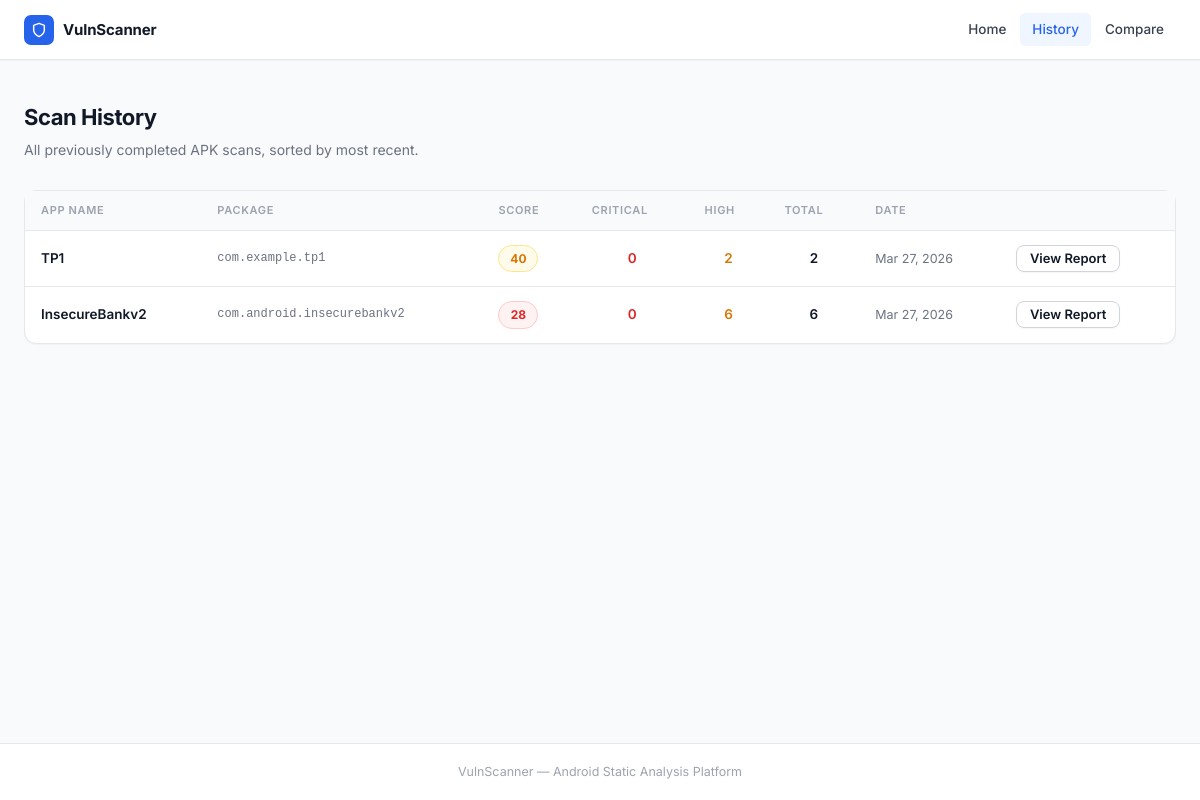
Page /history on the earlier database version.
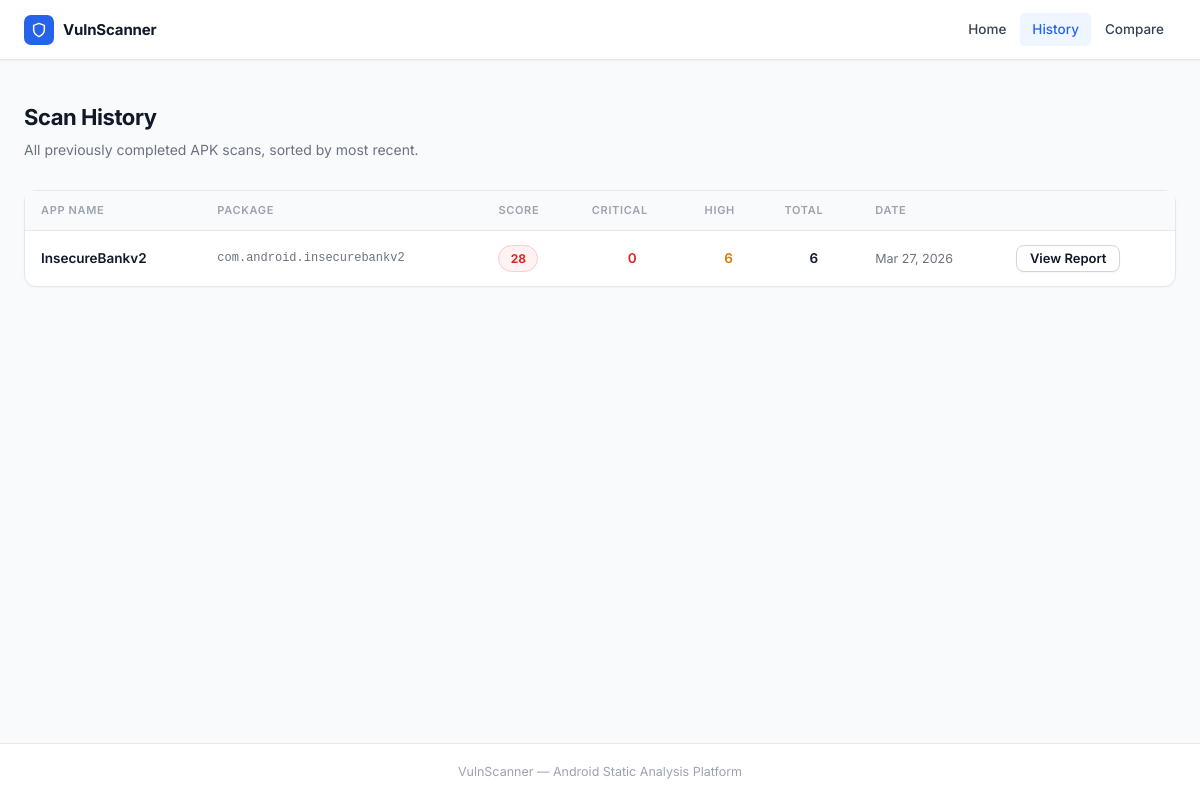
Same page on the later database version.
### app/models.py (models this page shows, shortened)
class ScanResult(db.Model):
    __tablename__ = "scan_results"
    id = db.Column(db.Integer, primary_key=True)
    scan_hash = db.Column(db.String(64), unique=True, nullable=False, index=True)
    app_name = db.Column(db.String(255), nullable=False, default="Unknown")
    package_name = db.Column(db.String(255), nullable=False, default="Unknown")
    apk_filename = db.Column(db.String(255), nullable=False)
    security_score = db.Column(db.Integer, nullable=True)
    critical_count = db.Column(db.Integer, default=0)
    high_count = db.Column(db.Integer, default=0)
    total_findings = db.Column(db.Integer, default=0)
    findings_json = db.Column(db.Text, nullable=True)
    meta_json = db.Column(db.Text, nullable=True)
    created_at = db.Column(
        db.DateTime,
        default=lambda: datetime.now(timezone.utc),
        nullable=False,
    )
    @property
    def findings(self) -> list:
        """Deserialise the stored JSON findings list."""
        if self.findings_json:
            return json.loads(self.findings_json)
        return []
    @property
    def meta(self) -> dict:
        """Deserialise the stored extra metadata dict, guaranteeing all expected keys."""
        defaults = {
            "file_size": "", "target_sdk": "", "min_sdk": "",
            "version_name": "", "sha256": "",
            "permissions_dangerous": [], "permissions_normal": [], "permissions_signature": [],
            "secrets": [], "firebase_urls": [], "hardcoded_urls": [],
            "domains": [], "certificate_analysis": [],
            "trackers_count": 0, "trackers_list": [],
        }
        if self.meta_json:
            stored = json.loads(self.meta_json)
            return {**defaults, **stored}
        return defaults

### app/routes.py (the view)
@main_bp.route("/history", methods=["GET"])
def history():
    scans = (
        ScanResult.query
        .order_by(ScanResult.created_at.desc())
        .limit(50)
        .all()
    )
    return render_template("history.html", scans=scans)

### templates/history.html (shortened to what this page needs)
{% extends "base.html" %}
{% set active = "history" %}
{% block content %}
<div class="page">
  <div class="page-heading">
    <h1>Scan History</h1>
    <p>All previously completed APK scans, sorted by most recent.</p>
  </div>
  <div class="card table-card">
    {% if scans %}
    <div style="overflow-x:auto;">
      <table class="scan-table">
        <thead>
          <tr>
            <th>App Name</th>
            <th class="col-pkg">Package</th>
            <th>Score</th>
            <th>Critical</th>
            <th>High</th>
            <th class="col-total">Total</th>
            <th>Date</th>
            <th></th>
          </tr>
        </thead>
        <tbody>
          {% for s in scans %}
          {% if s.security_score is none %}
            {% set sb = 'score-none' %}
          {% elif s.security_score < 40 %}
            {% set sb = 'score-red' %}
          {% elif s.security_score < 70 %}
            {% set sb = 'score-yellow' %}
          {% else %}
            {% set sb = 'score-green' %}
          {% endif %}
          <tr>
            <td class="td-name" title="{{ s.app_name }}">{{ s.app_name }}</td>
            <td class="td-pkg col-pkg" title="{{ s.package_name }}">{{ s.package_name }}</td>
            <td>
              <span class="score-badge {{ sb }}">
                {% if s.security_score is not none %}{{ s.security_score }}{% else %}—{% endif %}
              </span>
            </td>
            <td class="td-count critical-count">{{ s.critical_count }}</td>
            <td class="td-count high-count">{{ s.high_count }}</td>
            <td class="td-count col-total">{{ s.total_findings }}</td>
            <td class="td-date">{{ s.created_at.strftime('%b %d, %Y') }}</td>
            <td>
              <a href="/report/{{ s.id }}" class="btn btn-secondary btn-sm">
                View Report
              </a>
            </td>
          </tr>
          {% endfor %}
        </tbody>
      </table>
    </div>
    {% endif %}
  </div>
</div>
{% endblock %}

Differences in the rows shown:
removed ScanResult: app_name "TP1", package_name "com.example.tp1", security_score "40", critical_count "0", high_count "2", total_findings "2", created_at "Mar 27, 2026"
